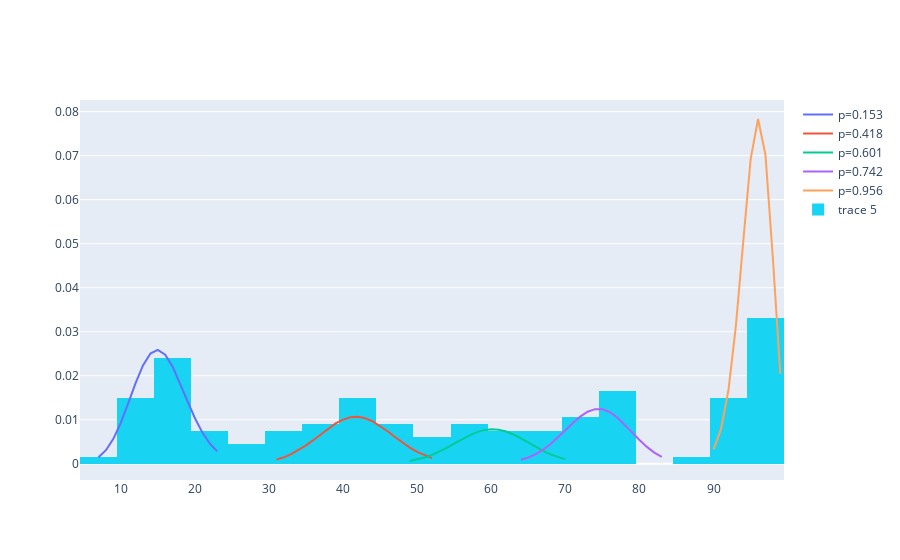

Write notebook code for a chart like this one.
### Code cell
proportions = bem2.lambd_/np.sum(bem2.lambd_)
plot_binomial_mixture(bem2.p_, proportions=proportions, S=S)
